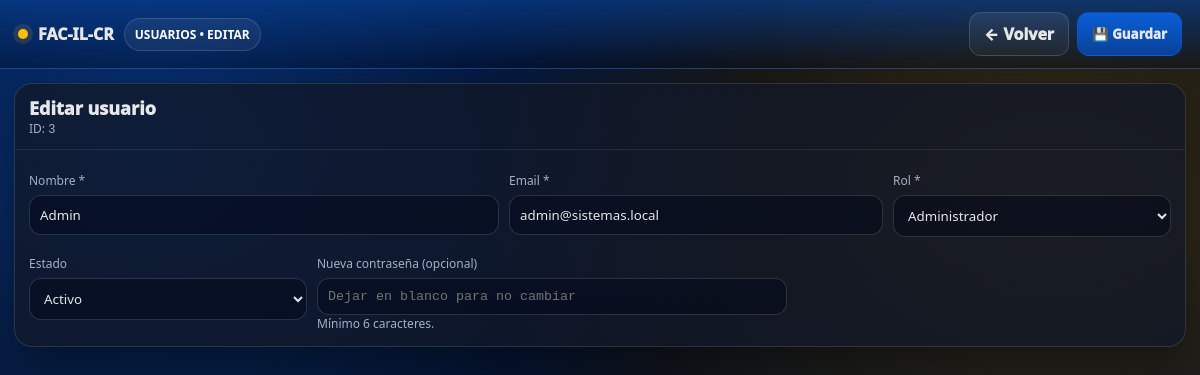
Screenshot of /usuarios_editar.php?id=3 (signed in) with the database file from the repository.
### tables this page shows
CREATE TABLE `usuarios` (
  `id` int(11) NOT NULL,
  `empresa_id` int(11) NOT NULL,
  `sucursal_id` int(11) DEFAULT NULL,
  `rol_id` int(11) DEFAULT NULL,
  `nombre` varchar(120) NOT NULL,
  `email` varchar(120) NOT NULL,
  `password` varchar(255) NOT NULL,
  `estado` tinyint(4) NOT NULL DEFAULT 1,
  `intentos_fallidos` int(11) NOT NULL DEFAULT 0,
  `ultimo_login` timestamp NULL DEFAULT NULL,
  `created_at` timestamp NOT NULL DEFAULT current_timestamp(),
  `updated_at` timestamp NULL DEFAULT NULL ON UPDATE current_timestamp()
);

CREATE TABLE `roles` (
  `id` int(11) NOT NULL,
  `empresa_id` int(11) NOT NULL,
  `nombre` varchar(60) NOT NULL,
  `estado` tinyint(4) NOT NULL DEFAULT 1,
  `created_at` timestamp NOT NULL DEFAULT current_timestamp()
);

### usuarios_editar.php (the view, shortened to what this page needs)
<?php
require_once __DIR__."/config/db.php";
function h($s){ return htmlspecialchars((string)$s, ENT_QUOTES, 'UTF-8'); }
function col_exists(PDO $pdo, string $table, string $col): bool {
  $st=$pdo->prepare("SELECT COUNT(*) FROM INFORMATION_SCHEMA.COLUMNS WHERE TABLE_SCHEMA=DATABASE() AND TABLE_NAME=? AND COLUMN_NAME=?");
  $st->execute([$table,$col]); return ((int)$st->fetchColumn())>0;
}
$empresa_id=(int)($_SESSION['empresa_id'] ?? 1);
$mi_id=(int)($_SESSION['usuario_id'] ?? 0);
$id=(int)($_GET['id'] ?? $_POST['id'] ?? 0);
$has_empresa = col_exists($pdo,'usuarios','empresa_id');
$where = $has_empresa ? "id=? AND empresa_id=?" : "id=?";
$params = $has_empresa ? [$id,$empresa_id] : [$id];
$st=$pdo->prepare("SELECT * FROM usuarios WHERE $where");
$st->execute($params);
$u=$st->fetch(PDO::FETCH_ASSOC);
$roles=$pdo->query("SELECT id,nombre FROM roles WHERE estado=1 ORDER BY nombre")->fetchAll(PDO::FETCH_ASSOC);
$nombre=trim($_POST['nombre'] ?? ($u['nombre'] ?? ''));
$email=trim($_POST['email'] ?? ($u['email'] ?? ''));
$rol_id=(int)($_POST['rol_id'] ?? (int)($u['rol_id'] ?? 0));
$estado=(int)($_POST['estado'] ?? (int)($u['estado'] ?? 1));
$is_me = ($id===$mi_id);
?>
<!doctype html><html lang="es"><head><meta charset="utf-8"><meta name="viewport" content="width=device-width,initial-scale=1">
</head><body>
<div class="header">
  <div class="brand"><span class="dot"></span> FAC-IL-CR <span class="pill">USUARIOS • EDITAR</span></div>
  <div class="actions"><a class="btn" href="usuarios.php">← Volver</a><button class="btn primary" form="f" type="submit">💾 Guardar</button></div>
</div>
<div class="wrap"><div class="card">
  <div class="hd"><div>
    <div style="font-weight:1000;font-size:18px">Editar usuario</div>
    <div class="small">ID: <span class="mono"><?= (int)$id ?></span> <?= $is_me ? "• (tu usuario)" : "" ?></div>
  </div></div>
  <div class="bd">
    <form id="f" method="post" class="grid">
      <div style="grid-column:span 5"><div class="label">Nombre *</div><input class="input" name="nombre" value="<?=h($nombre)?>" required></div>
      <div style="grid-column:span 4"><div class="label">Email *</div><input class="input" type="email" name="email" value="<?=h($email)?>" required></div>
      <div style="grid-column:span 3"><div class="label">Rol *</div>
        <select class="input" name="rol_id" required>
          <?php foreach($roles as $r): ?><option value="<?=$r['id']?>" <?=$rol_id===(int)$r['id']?'selected':''?>><?=h($r['nombre'])?></option><?php endforeach; ?>
        </select>
      </div>
      <div style="grid-column:span 3"><div class="label">Estado</div>
        <select class="input" name="estado">
          <option value="1" <?=$estado===1?'selected':''?>>Activo</option>
        </select>
      </div>
      <div style="grid-column:span 5"><div class="label">Nueva contraseña (opcional)</div>
        <input class="input mono" type="password" name="password" minlength="6" placeholder="Dejar en blanco para no cambiar">
        <div class="small">Mínimo 6 caracteres.</div>
      </div>
    </form>
  </div>
</div></div>
</body></html>

### usuarios_editar.php (style rules this page uses)
:root { --azul:#0b5ed7;--azul-metal:#084298;--amarillo:#ffc107;--amarillo-metal:#ffca2c;--fondo:#071225;--card:rgba(17,24,39,.78);--borde:rgba(255,255,255,.12);--txt:#e5e7eb;--muted:#a7b0c2;--ok:#22c55e;--bad:#ef4444;--info:#38bdf8 }
* { box-sizing:border-box;font-family:system-ui,-apple-system,Segoe UI,Roboto,Arial }
body { margin:0;color:var(--txt);background:radial-gradient(1000px 680px at 12% 18%, rgba(11,94,215,.52), transparent 62%),radial-gradient(1000px 680px at 88% 24%, rgba(255,193,7,.22), transparent 60%),linear-gradient(180deg,#020617,var(--fondo));min-height:100vh }
.header { display:flex;align-items:center;justify-content:space-between;gap:14px;padding:12px 18px;border-bottom:1px solid rgba(255,255,255,.08);background:linear-gradient(180deg, rgba(8,66,152,.65), rgba(2,6,23,.25));position:sticky;top:0;backdrop-filter: blur(12px);z-index:60 }
.brand { display:flex;align-items:center;gap:10px;font-weight:1000 }
.dot { width:10px;height:10px;border-radius:50%;background:var(--amarillo);box-shadow:0 0 0 5px rgba(255,193,7,.12) }
.pill { padding:7px 10px;border-radius:999px;border:1px solid rgba(255,255,255,.14);background:rgba(255,255,255,.06);font-size:12px;font-weight:900;color:#fff }
.btn { display:inline-flex;align-items:center;justify-content:center;gap:8px;padding:10px 14px;border-radius:12px;border:1px solid rgba(255,255,255,.14);background:linear-gradient(180deg,rgba(255,255,255,.08),rgba(255,255,255,.04));color:var(--txt);font-weight:1000;cursor:pointer;text-decoration:none }
.btn.primary { background:linear-gradient(180deg,var(--azul),var(--azul-metal));border-color:rgba(11,94,215,.45) }
.wrap { max-width:1500px;margin:auto;padding:14px }
.card { background:var(--card);border:1px solid var(--borde);border-radius:18px;box-shadow:0 18px 50px rgba(0,0,0,.45);overflow:hidden }
.card .hd { padding:12px 14px;border-bottom:1px solid rgba(255,255,255,.08);display:flex;justify-content:space-between;gap:10px;align-items:center }
.card .bd { padding:14px }
.small { font-size:12px;color:var(--muted) }
.grid { display:grid;grid-template-columns:repeat(12,minmax(0,1fr));gap:10px }
.input,select,textarea { width:100%;padding:10px;border-radius:12px;border:1px solid rgba(255,255,255,.14);background:rgba(2,6,23,.45);color:var(--txt);outline:none }
.label { font-size:12px;color:var(--muted);margin:8px 0 6px }
.mono { font-family:ui-monospace,SFMono-Regular,Menlo,Monaco,Consolas,"Liberation Mono","Courier New",monospace }
.actions { display:flex;gap:8px;flex-wrap:wrap;justify-content:flex-end }

### rows the page displays
usuarios: nombre "Admin", email "admin@sistemas.local", rol_id "Administrador", estado "Activo"

### other values shown
$id "3"
